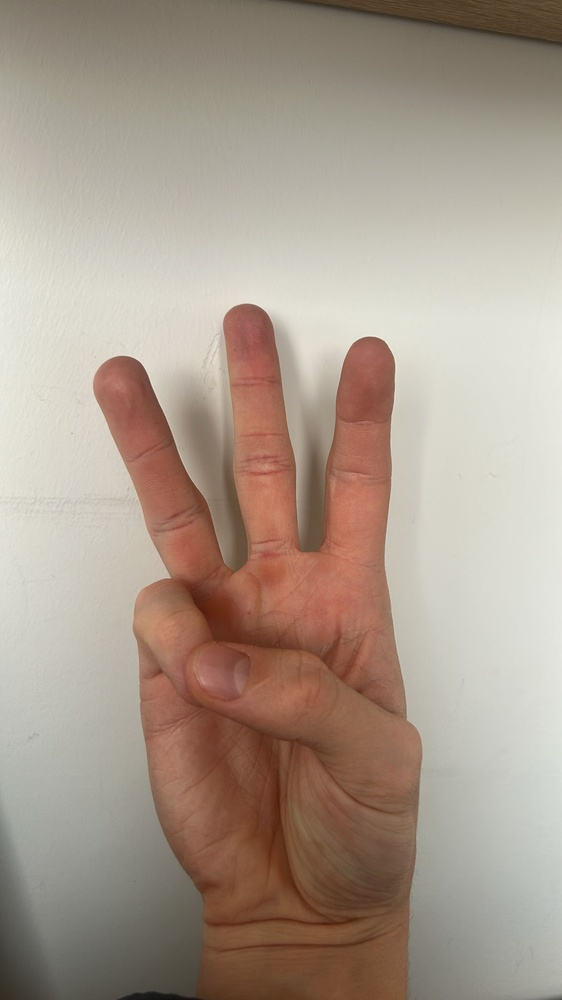
#> input picture W_test.jpg, 562 x 1000 px, shrunk from 1152 x 2048 before the run
$ python -i histogram.py   (imports and definitions only)
#> lines starting #> are read from the running program, lines starting #| are printed output that depends on the picture
import cv2
import numpy as np
from torchvision.transforms import functional as F
from PIL import Image

class HistogramEqualization:
    def __init__(self, clip=2.0, tile=(8, 8)):
        self.clip = clip
        self.tile = tile

    def __call__(self, img):
        clahe = cv2.createCLAHE(clipLimit=self.clip, tileGridSize=self.tile)

        arr = np.array(img)
        arr = cv2.cvtColor(arr, cv2.COLOR_RGB2LAB)
#> arr: shape (1000, 562, 3); mean of channels 0, 1, 2 164, 132.2, 137.9

        L, A, B = cv2.split(arr)
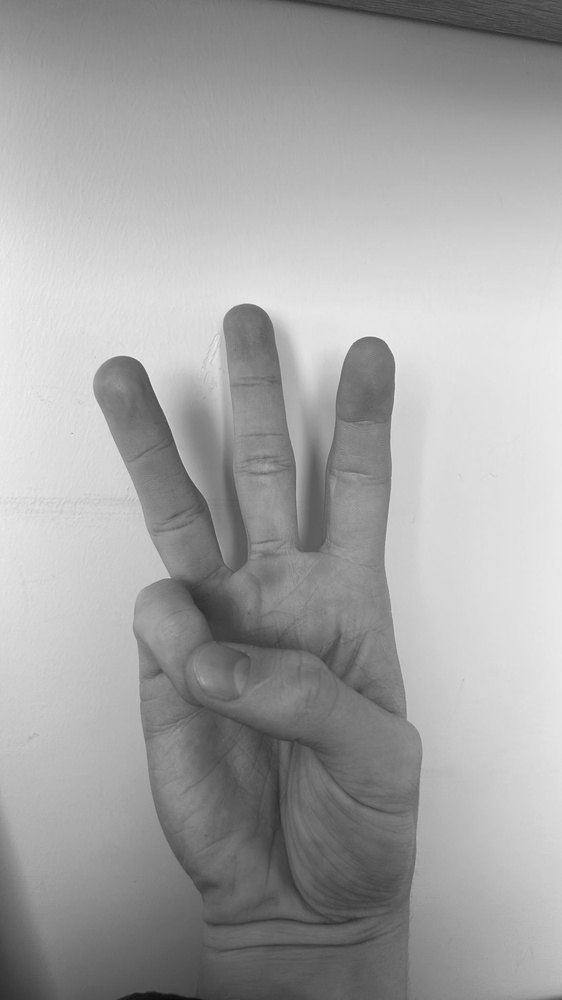
#> L: shape (1000, 562); min 9, max 242, mean 164
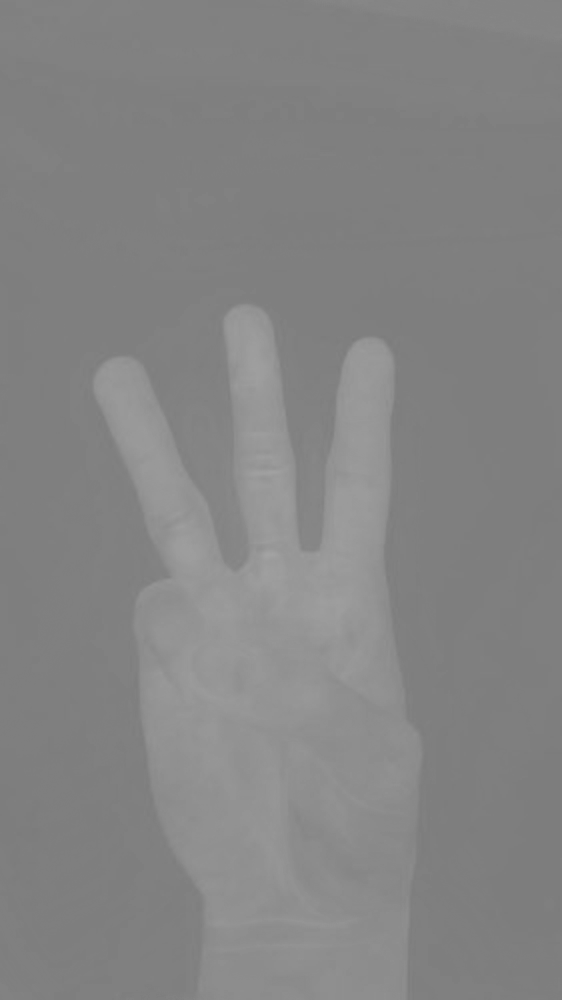
#> A: shape (1000, 562); min 123, max 163, mean 132.2
        L = clahe.apply(L)
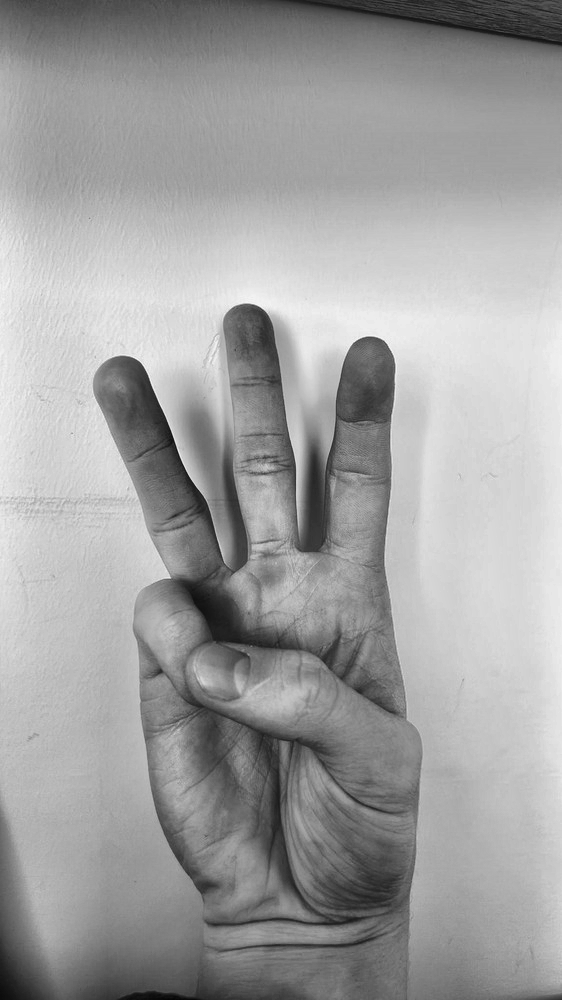
#> L: shape (1000, 562); min 4, max 247, mean 160.1

        arr = cv2.merge([L, A, B])
#> arr: shape (1000, 562, 3); mean of channels 0, 1, 2 160.1, 132.2, 137.9
        arr = cv2.cvtColor(arr, cv2.COLOR_LAB2RGB)
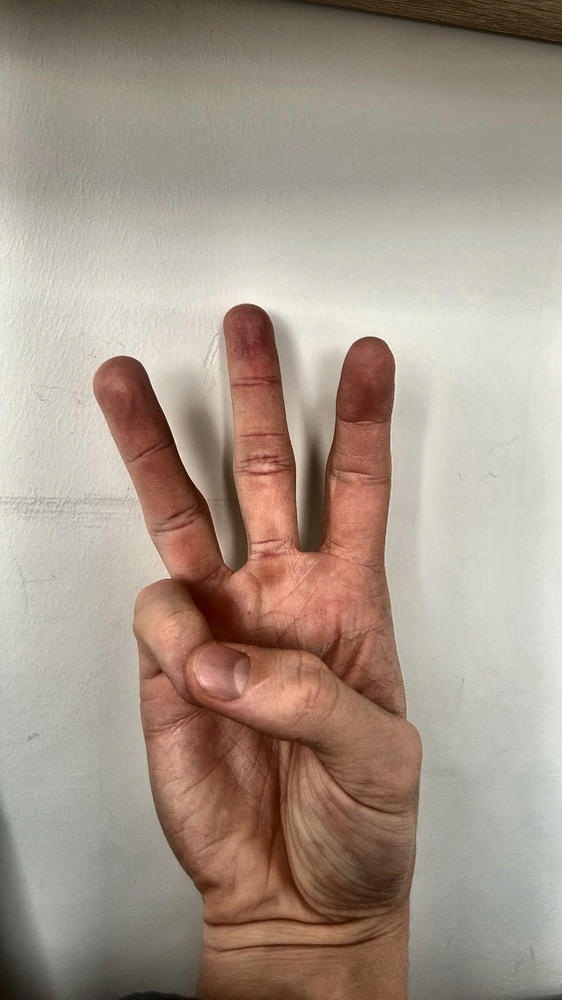
#> arr: shape (1000, 562, 3); mean R, G, B 165.8, 150.3, 136.7

        return Image.fromarray(arr)

>>> import cv2
>>> picture = cv2.cvtColor(cv2.imread('../../W_test.jpg'), cv2.COLOR_BGR2RGB)
>>> result = HistogramEqualization()(picture)

$ run again, on C1.jpg
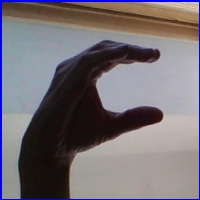
#> input picture C1.jpg, 200 x 200 px
#> in __call__, `L, A, B = cv2.split(arr)`:
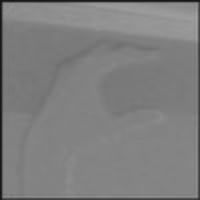
#> B: shape (200, 200); min 21, max 163, mean 126.6
#> in __call__, `arr = cv2.cvtColor(arr, cv2.COLOR_LAB2RGB)`:
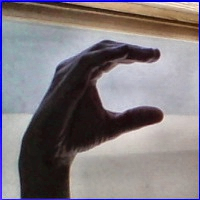
#> arr: shape (200, 200, 3); mean R, G, B 128.8, 122.2, 127.5
